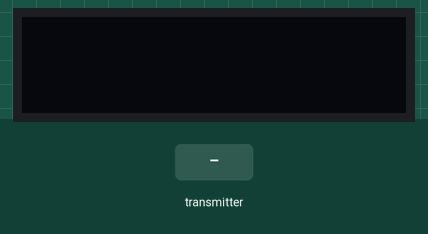
Recording of a sketch running on a simulated Arduino Uno, built with avr-gcc and run on an emulated ATmega328P. Parts: 128×32 one-colour display. The test bench sets the inputs (shaded band). The display library's start-up logo is not drawn; no radio packets arrive unless stated; what the sketch prints to the serial monitor is not drawn.

Above: at 3.2 s.
3.3 s: the transmitter starts sending latitude = 0
At 3.6 s:
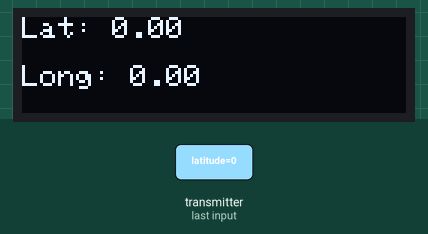
4.8 s: the transmitter starts sending longitude = 25
At 5.2 s:
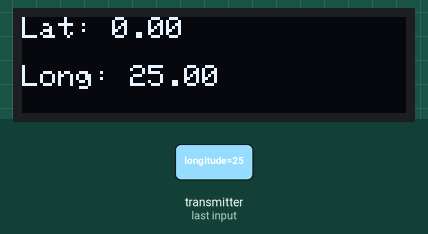
6.3 s: the transmitter starts sending longitude = 100
At 7.3 s:
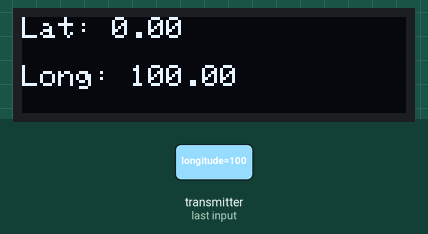
7.8 s: the transmitter starts sending latitude = 25
At 8.9 s:
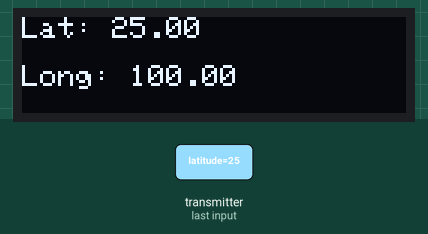
9.4 s: the transmitter starts sending latitude = 100
At 10.3 s:
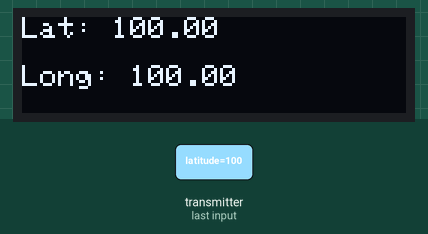
Timing chart, 0 to 11.9 s (numbered marks = the images above; inputs shaded):
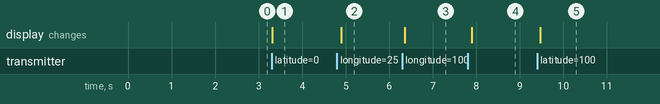

The sketch:

Receiver.ino.ino
```cpp
#include <SPI.h>
#include <nRF24L01.h>
#include <RF24.h>
#include <Adafruit_GFX.h>
#include <Adafruit_SSD1306.h>

RF24 radio(9, 10);
const byte address[6] = "00001";

#define SCREEN_WIDTH 128
#define SCREEN_HEIGHT 32
Adafruit_SSD1306 display(SCREEN_WIDTH, SCREEN_HEIGHT, &Wire, -1);

struct Location {
  float latitude;
  float longitude;
};

void setup() {
  Serial.begin(9600);

  radio.begin();
  radio.openReadingPipe(0, address);
  radio.setChannel(108);
  radio.setPALevel(RF24_PA_LOW);
  radio.setAutoAck(false);
  radio.startListening();

  if (!display.begin(SSD1306_SWITCHCAPVCC, 0x3C)) {
    Serial.println(F("SSD1306 allocation failed"));
    for (;;);
  }
  display.display();
  delay(2000);
  display.clearDisplay();
  display.setTextSize(1);
  display.setTextColor(SSD1306_WHITE);
}

void loop() {
  if (radio.available()) {
    Location receivedData;
    radio.read(&receivedData, sizeof(receivedData));

    Serial.print("Received Latitude: ");
    Serial.println(receivedData.latitude);
    Serial.print("Received Longitude: ");
    Serial.println(receivedData.longitude);


    display.clearDisplay();
    display.setCursor(0, 0);
    display.print("Lat: ");
    display.println(receivedData.latitude);
    display.setCursor(0, 16);
    display.print("Long: ");
    display.println(receivedData.longitude);
    display.display();
  }
}
```

Measured:
- after the input at 3.3 s, the display: changes at once (image 1)
- after the input at 4.8 s, the display: changes after 0.09 s (image 2)
- after the input at 6.3 s, the display: changes after 0.06 s (image 3)
- after the input at 7.8 s, the display: changes after 0.10 s (image 4)
- after the input at 9.4 s, the display: changes after 0.07 s (image 5)
